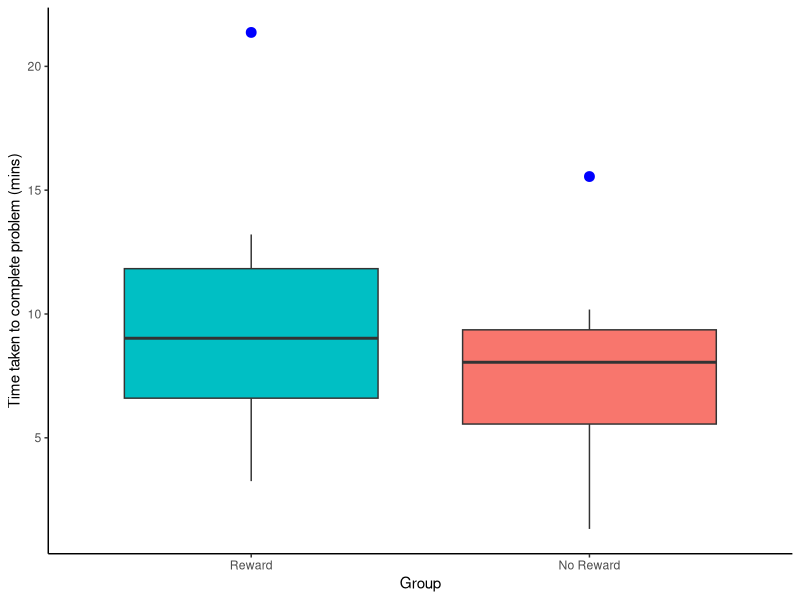

Recreate this plot in R.
## ---- chunk 1
library(broom)
library(tidyverse)
ratings <- read_csv("data/07-s01/inclass/GuiltJudgements.csv")
## ---- chunk 2
scores <- tibble(`No Reward` = c(1.32, 3.56, 7.55, 8.05, 8.54, 10.18, 15.55),
                 Reward = c(3.25, 5.54, 7.66, 9.02, 10.45, 13.21, 21.37)) %>% 
  pivot_longer(cols = Reward:`No Reward`, names_to = "Group", values_to = "Time") %>%
  arrange(Group) %>%
  mutate(Participant = 1:14) %>%
  select(Participant, Group, Time)
## ---- chunk 3
knitr::kable(scores, align = "c", caption = "Table showing the time taken to complete the puzzle for the Reward and No Reward groups")
## ---- chunk 4
ggplot(data = scores, aes(x = Group, y = Time, fill = Group)) + 
  geom_boxplot(position = position_dodge(1),
               outlier.colour = "blue",
               outlier.size = 3) +
  scale_x_discrete(limits=c("Reward","No Reward")) +
  labs(y = "Time taken to complete problem (mins)") +
  guides(fill=FALSE) + 
  theme_classic()
## ---- chunk 5
scores_rnk <- scores %>%
  arrange(Time) %>%
  mutate(ranks = rank(Time, ties.method = "average"))
## ---- chunk 6
knitr::kable(scores_rnk, align = "c", caption = "Table showing the time taken to complete the puzzle for the Reward and No Reward groups and the rank order of these times.")
## ---- chunk 7
ByGrp <- group_by(scores_rnk, Group) %>%
  summarise(n_Pp = n(),
            MedianTime = median(Time),
            MeanRank = mean(ranks))
## ---- chunk 8
knitr::kable(ByGrp, align = "c", caption = "Descriptive (N, Medians and Mean Ranks) for the two groups (Reward vs No Reward) in time taken to solve the puzzle.")
## ---- chunk 9
result <- wilcox.test(Time ~ Group, 
                      data = scores, alternative = "two.sided", 
            exact = TRUE, correct = FALSE) %>%
  tidy()
## ---- chunk 10
knitr::kable(result, align = "c", caption = "Output of the Mann-Whitney U-test")
## ---- chunk 11
result_v1 <- wilcox.test(scores %>% filter(Group == "Reward") %>% pull(Time),
                         scores %>% filter(Group == "No Reward") %>% pull(Time),
                         data = scores, alternative = "two.sided",
                         exact = TRUE, correct = FALSE) %>%
  tidy()
## ---- chunk 12
result_v2 <- wilcox.test(scores %>% filter(Group == "No Reward") %>% pull(Time),
                         scores %>% filter(Group == "Reward") %>% pull(Time),
                         data = scores, alternative = "two.sided",
                         exact = TRUE, correct = FALSE) %>%
  tidy()
## ---- chunk 13
U <- result$statistic
N1 <- ByGrp %>% filter(Group == "Reward") %>% pull(n_Pp)
N2 <- ByGrp %>% filter(Group == "No Reward") %>% pull(n_Pp)
Z <- (U - ((N1*N2)/2))/ sqrt((N1*N2*(N1+N2+1))/12)
r <- Z/sqrt(N1+N2)
